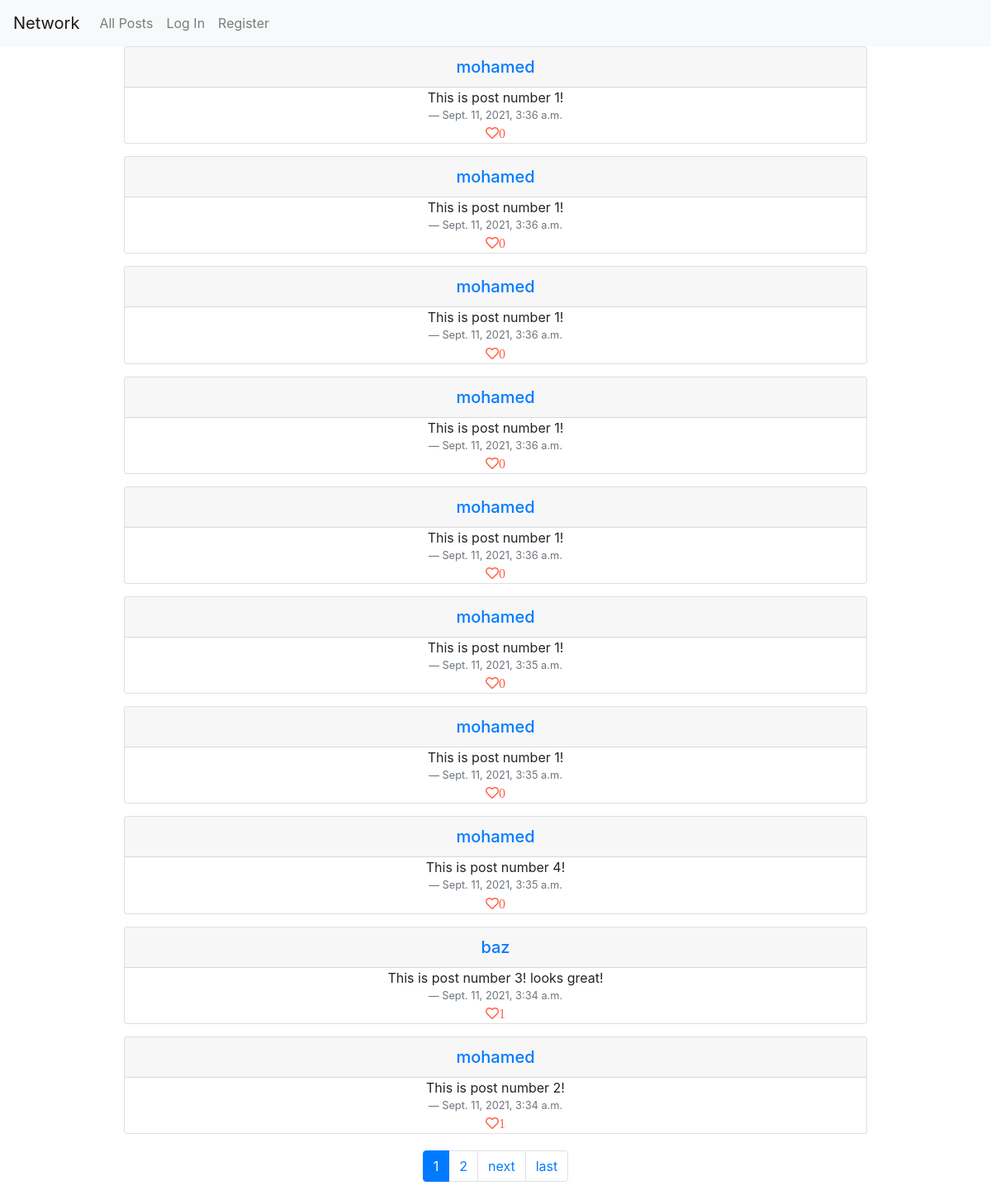
The page / on the database its author committed.
### network/models.py (models this page shows)
class Post(models.Model):
    text = models.CharField(max_length=400)
    author = models.ForeignKey('User', on_delete=models.CASCADE, related_name='posts')
    timestamp = timestamp = models.DateTimeField(default=datetime.now)
    likes = models.ManyToManyField('User', default=None, blank=True, related_name='postLikes')
    @property
    def getLikesCount(self):
        return self.likes.count()

class User(AbstractUser):
    pass

### network/views.py (the view)
# urls.py: path("", views.index, name="index"),
def index(req):
    post = Post.objects.all().order_by("-timestamp")
    pageNum = req.GET.get("page", 1)
    paginator = Paginator(post, 10)
    posts = paginator.get_page(pageNum)
    return render(req, "network/index.html", {
        "posts": posts,
        "numOfPages": range(posts.paginator.num_pages),
        "currentPage": pageNum
    })

### network/templates/network/index.html
{% extends "network/postsLayout.html" %}
{% load static %}

### network/templates/network/postsLayout.html (shortened to what this page needs)
{% extends "network/layout.html" %}
{% load static %}
{% block body %}
<div id="allPostsDiv">
    {% for post in posts %}
    <div style="margin-bottom: 15px; display: grid; place-items: center; ">
    <div class="card text-center w-75"  data-post_id="{{ post.id }}">
        <h5 class="card-header"><a href="{% url 'viewProfile' post.author.id %}">{{post.author.username}}</a></h5>
        <div class="card-text" id="textDiv" >{{post.text}}</div>
        <div class="blockquote-footer">{{post.timestamp}}</div>
        <span>
        {% if request.user.is_authenticated %}
            {% if request.user in post.likes.all %}
                <a style="cursor: pointer; color: tomato;" class="fas fa-heart like-link">{{ post.getLikesCount }}</a>
            {% else %}
                <a style="cursor: pointer; color: tomato;" class="far fa-heart like-link">{{ post.getLikesCount }}</a>
            {% endif %}
        {% else %}
                <i style="cursor: pointer; color: tomato;" class="far fa-heart like-link">{{ post.getLikesCount }}</i>
        {% endif %}
        </span>
    </div>
</div>
    {% empty %}
        No posts here yet.
{% endfor %}
<div class="pagination justify-content-center" style="margin-top: 20px;">
    <span class="step-links justify-content-center">
        <nav aria-label="post pagination">
            <ul class="pagination justify-content-center">
                {% if posts.has_previous or posts.has_next %}
                    {% for page in numOfPages %}
                        {% if forloop.counter|slugify == currentPage|slugify %}
                            <li class="page-item active"><a class="page-link" href="?page={{ forloop.counter }}">{{ forloop.counter }}
                            </a></li>
                        {% else %}
                            <li class="page-item"><a class="page-link" href="?page={{ forloop.counter }}">{{ forloop.counter }}</a></li>
                        {% endif %}
                    {% endfor %}
                {% endif %}
                {% if posts.has_next %}
                    <li class="page-item"><a class="page-link" href="?page={{ posts.next_page_number }}">next</a></li>
                    <li class="page-item"><a class="page-link" href="?page={{ posts.paginator.num_pages }}">last</a></li>
                {% endif %}
            </ul>
        </nav>
    </span>
</div>
</div>
{% endblock %}

### rows shown on the page
Post: author.username "mohamed", text "This is post number 1!", timestamp "Sept. 11, 2021, 3:36 a.m.", getLikesCount "0"
Post: author.username "mohamed", text "This is post number 1!", timestamp "Sept. 11, 2021, 3:36 a.m.", getLikesCount "0"
Post: author.username "mohamed", text "This is post number 1!", timestamp "Sept. 11, 2021, 3:36 a.m.", getLikesCount "0"
Post: author.username "mohamed", text "This is post number 1!", timestamp "Sept. 11, 2021, 3:36 a.m.", getLikesCount "0"
Post: author.username "mohamed", text "This is post number 1!", timestamp "Sept. 11, 2021, 3:36 a.m.", getLikesCount "0"
Post: author.username "mohamed", text "This is post number 1!", timestamp "Sept. 11, 2021, 3:35 a.m.", getLikesCount "0"
Post: author.username "mohamed", text "This is post number 1!", timestamp "Sept. 11, 2021, 3:35 a.m.", getLikesCount "0"
Post: author.username "mohamed", text "This is post number 4!", timestamp "Sept. 11, 2021, 3:35 a.m.", getLikesCount "0"
Post: author.username "baz", text "This is post number 3! looks great!", timestamp "Sept. 11, 2021, 3:34 a.m.", getLikesCount "1"
Post: author.username "mohamed", text "This is post number 2!", timestamp "Sept. 11, 2021, 3:34 a.m.", getLikesCount "1"
